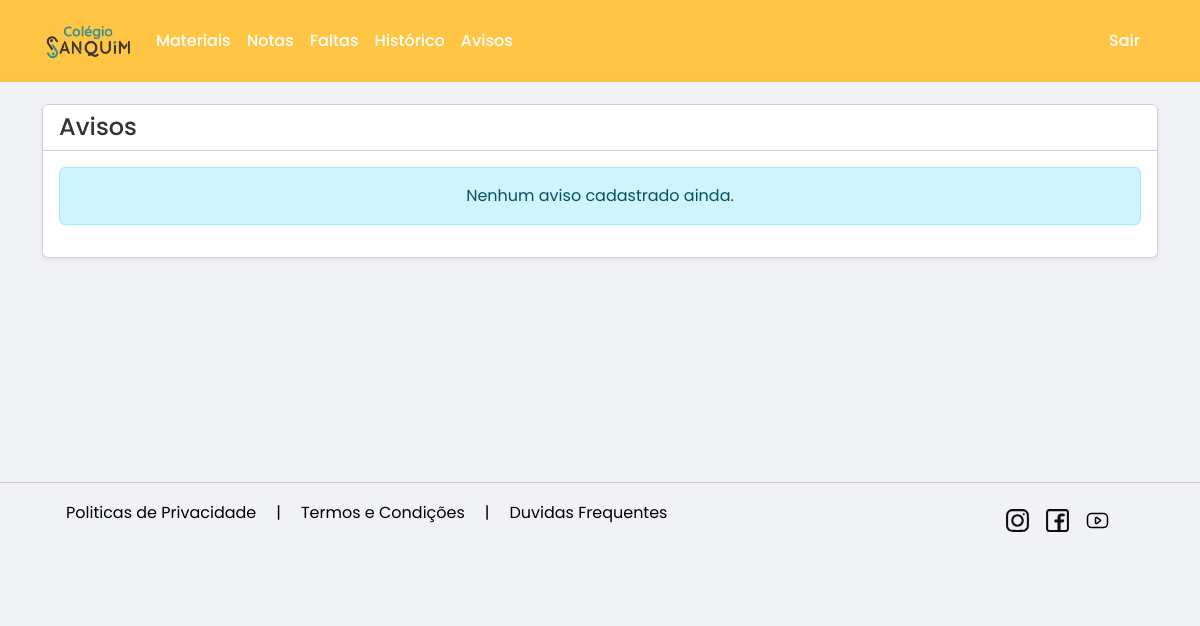
/Aluno/phpA/avisos.php, run on an earlier commit of the app's database.
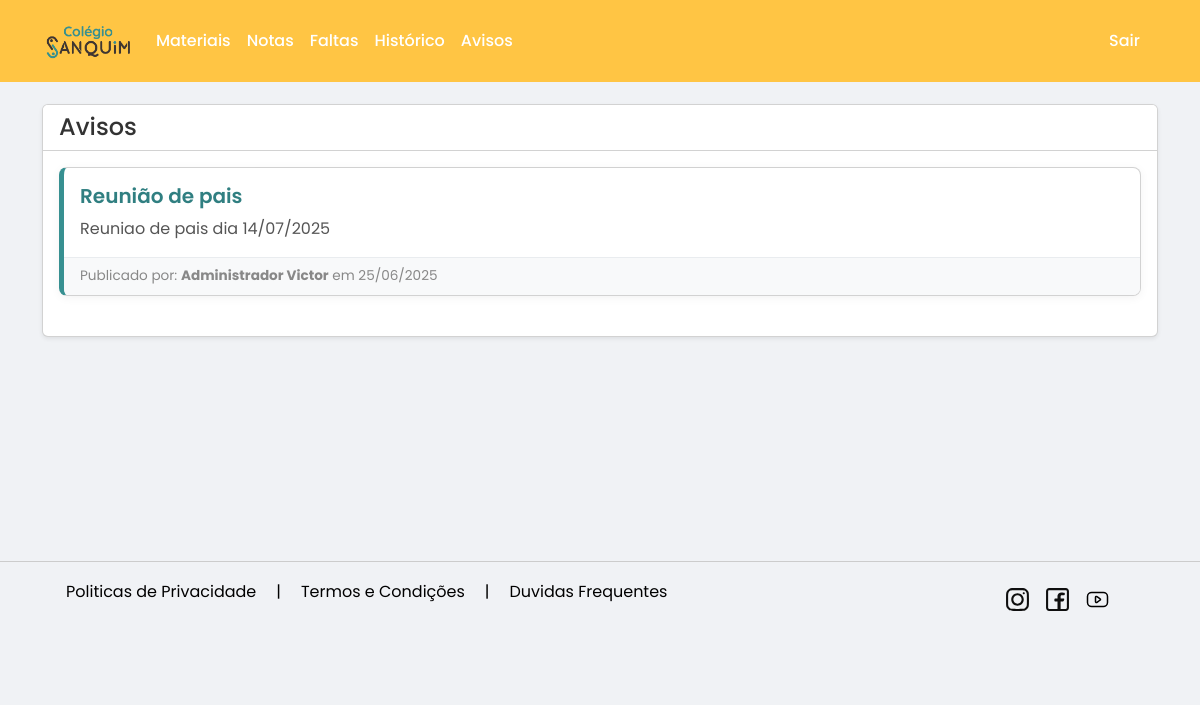
And on a later commit of the database.
### tables this page shows
CREATE TABLE `avisos` (
  `id` int(11) NOT NULL,
  `titulo` varchar(255) NOT NULL,
  `conteudo` varchar(255) NOT NULL,
  `data` date NOT NULL,
  `publicado_por` varchar(30) NOT NULL
);

### Aluno/phpA/avisos.php (the view, shortened to what this page needs)
<?php
require '../../Adm/phpAdm/conexao2.php';
?>
<div class="container mt-4">
    <?php
    $avisos = [];
    $sql_select = "SELECT * FROM avisos ORDER BY data DESC";
    $query_select = mysqli_query($conexao, $sql_select);
    if ($query_select) {
        if (mysqli_num_rows($query_select) > 0) {
            while ($row = mysqli_fetch_assoc($query_select)) {
                $avisos[] = $row;
            }
        }
    } else {
            echo '<div class="alert alert-danger" role="alert">Erro ao carregar avisos: ' . mysqli_error($conexao) . '</div>';
    }
    ?>
    <div class="row">
        <div class="col-md-12">
            <div class="card shadow-sm mb-4">
                <div class="card-header bg-white d-flex justify-content-between align-items-center">
                    <h4 class="mb-0">Avisos</h4>
                </div>
                <div class="card-body">
                    <?php if (!empty($avisos)): ?>
                        <?php foreach ($avisos as $aviso): ?>
                            <div class="card announcement-card">
                                <div class="card-body">
                                    <h5 class="card-title"><?= htmlspecialchars($aviso['titulo']) ?></h5>
                                    <p class="card-text"><?= nl2br(htmlspecialchars($aviso['conteudo'])) ?></p>
                                </div>
                                <div class="card-footer d-flex justify-content-between align-items-center">
                                    <span>Publicado por: <strong><?= htmlspecialchars($aviso['publicado_por']) ?></strong> em <?= date('d/m/Y', strtotime($aviso['data'])) ?></span>
                                </div>
                            </div>
                        <?php endforeach; ?>
                    <?php else: ?>
                        <div class="alert alert-info text-center" role="alert">
                            Nenhum aviso cadastrado ainda.
                        </div>
                    <?php endif; ?>
                </div>
            </div>
        </div>
    </div>
</div>
<?php
include 'masterA.php';
?>

What changed in the data, as far as the page shows it:
added avisos: titulo "Reunião de pais", conteudo "Reuniao de pais dia 14/07/2025", publicado_por "Administrador Victor", data "25/06/2025"
Also different on the page:
text no longer shown: "Nenhum aviso cadastrado ainda."
